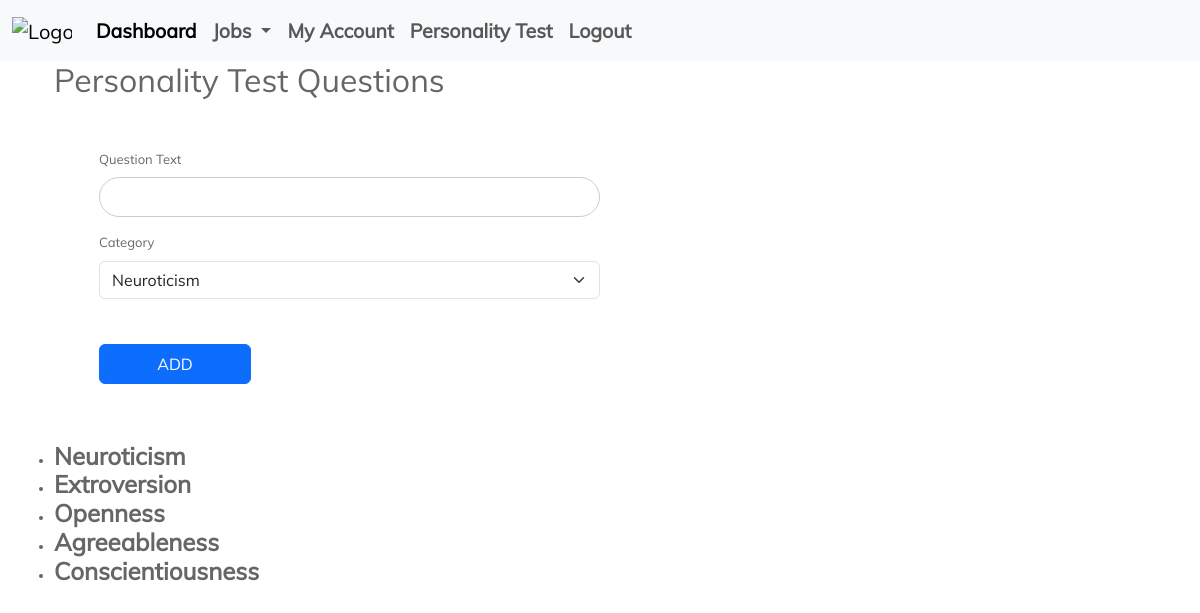
The app's page /personality_test_edit/ (signed in), older data.
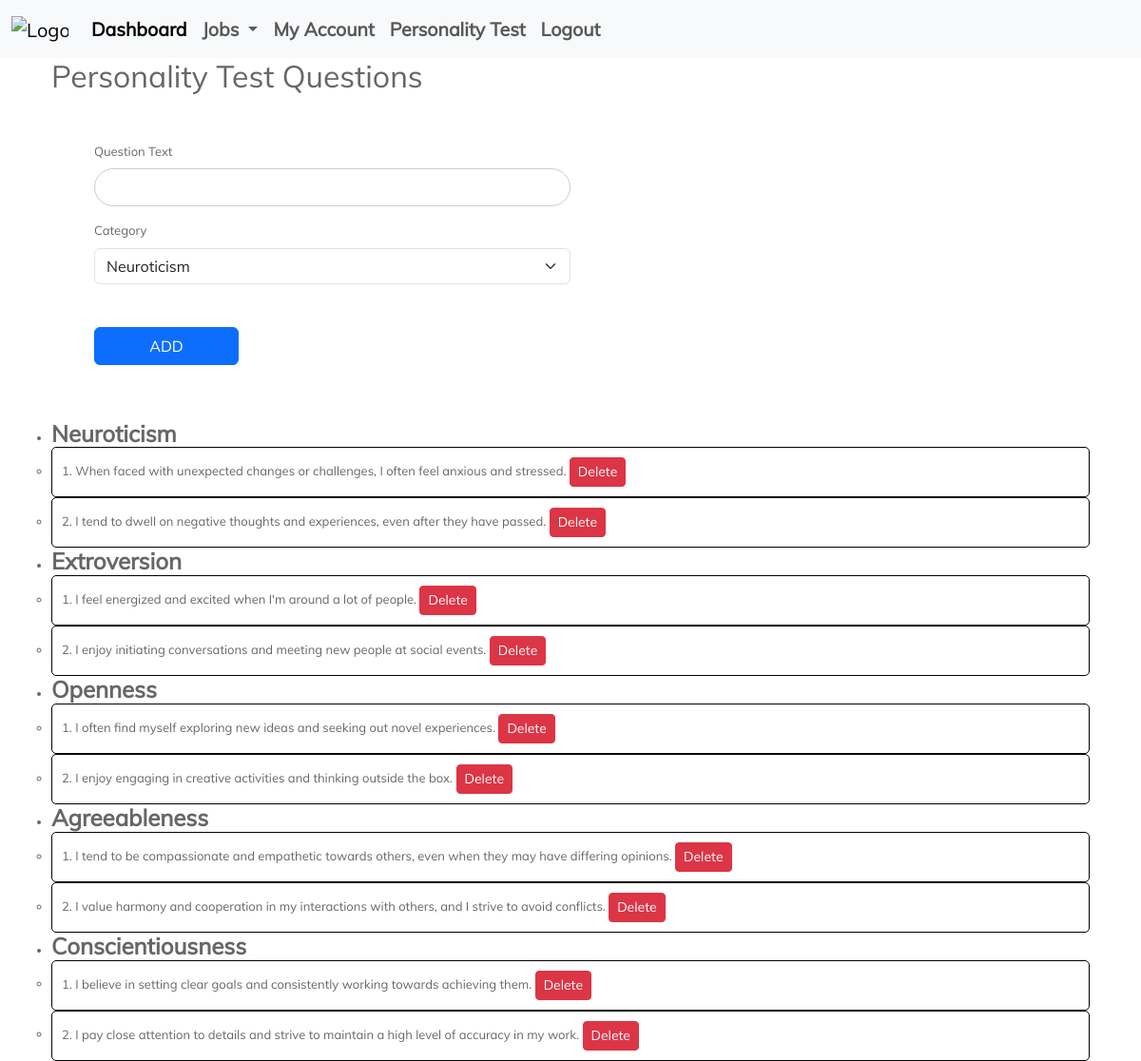
The same page, newer data.
### personality_test/models.py (models this page shows, shortened)
class Question(models.Model):
    CATEGORY_CHOICES = (
        ('neuroticism', 'Neuroticism'),
        ('extroversion', 'Extroversion'),
        ('openness', 'Openness'),
        ('agreeableness', 'Agreeableness'),
        ('conscientiousness', 'Conscientiousness'),
    )
    text = models.CharField(max_length=255)
    category = models.CharField(max_length=20, choices=CATEGORY_CHOICES)
    admin_only = models.BooleanField(default=False)  # New field to indicate if the category is admin-only

### employer/views.py (the view)
# urls.py: path('personality_test_edit/', personality_test_edit, name='personality_test_edit'),
@login_required(login_url='/login/')
def personality_test_edit(request):
    if request.method == 'POST':
        form = QuestionForm(request.POST)
        if form.is_valid():
            form.save()
    else:
        form = QuestionForm()
    questions = Question.objects.all()
    categorized_questions = {}
    for category, _ in Question.CATEGORY_CHOICES:
        categorized_questions[category] = questions.filter(category=category).order_by('id')
    context = {
        'form': form,
        'categorized_questions': categorized_questions,
    }
    return render(request, 'employer/personality_test_edit.html', context)

### employer/forms.py
class QuestionForm(forms.ModelForm):
    class Meta:
        model = Question
        fields = ['text', 'category']

### templates/employer/personality_test_edit.html (shortened to what this page needs)
{% extends 'employer/base.html' %}
{% load static %}
{% block content %}
<div class="container">
    <h2>Personality Test Questions</h2>
    <form method="post">
        <div class="mb-3">
            <label for="text" class="form-label">Question Text</label>
            <input type="text" class="form-control" id="text" name="text" required>
        </div>
        <div class="mb-3">
            <label for="category" class="form-label">Category</label>
            <select class="form-select" id="category" name="category" required>
                <option value="neuroticism">Neuroticism</option>
            </select>
        </div>
        <button type="submit" class="btn btn-primary mb-2">Add</button>
    </form>
    <ul class="no-bullets">
        {% for category, question_list in categorized_questions.items %}
        <li class="category-li">
            <h4><strong>{{ category|capfirst }}</strong></h4>
            <ul class="no-bullets">
                {% for question in question_list %}
                <li class="question">
                    {{ forloop.counter }}. {{ question.text }}
                    <a href="{% url 'delete_question' question.id %}" class="btn btn-danger btn-sm delete-btn">Delete</a>
                </li>
                {% endfor %}
            </ul>
        </li>
        {% endfor %}
    </ul>
</div>
{% endblock %}

Row changes from the older to the newer data that the page shows:
added Question: text "When faced with unexpected changes or challenges, I often feel anxious and stressed.", shown under "Neuroticism"
added Question: text "I tend to dwell on negative thoughts and experiences, even after they have passed.", shown under "Neuroticism"
added Question: text "I feel energized and excited when I'm around a lot of people.", shown under "Extroversion"
added Question: text "I enjoy initiating conversations and meeting new people at social events.", shown under "Extroversion"
added Question: text "I often find myself exploring new ideas and seeking out novel experiences.", shown under "Openness"
added Question: text "I enjoy engaging in creative activities and thinking outside the box.", shown under "Openness"
added Question: text "I tend to be compassionate and empathetic towards others, even when they may have differing opinions.", shown under "Agreeableness"
added Question: text "I value harmony and cooperation in my interactions with others, and I strive to avoid conflicts.", shown under "Agreeableness"
added Question: text "I believe in setting clear goals and consistently working towards achieving them.", shown under "Conscientiousness"
added Question: text "I pay close attention to details and strive to maintain a high level of accuracy in my work.", shown under "Conscientiousness"
